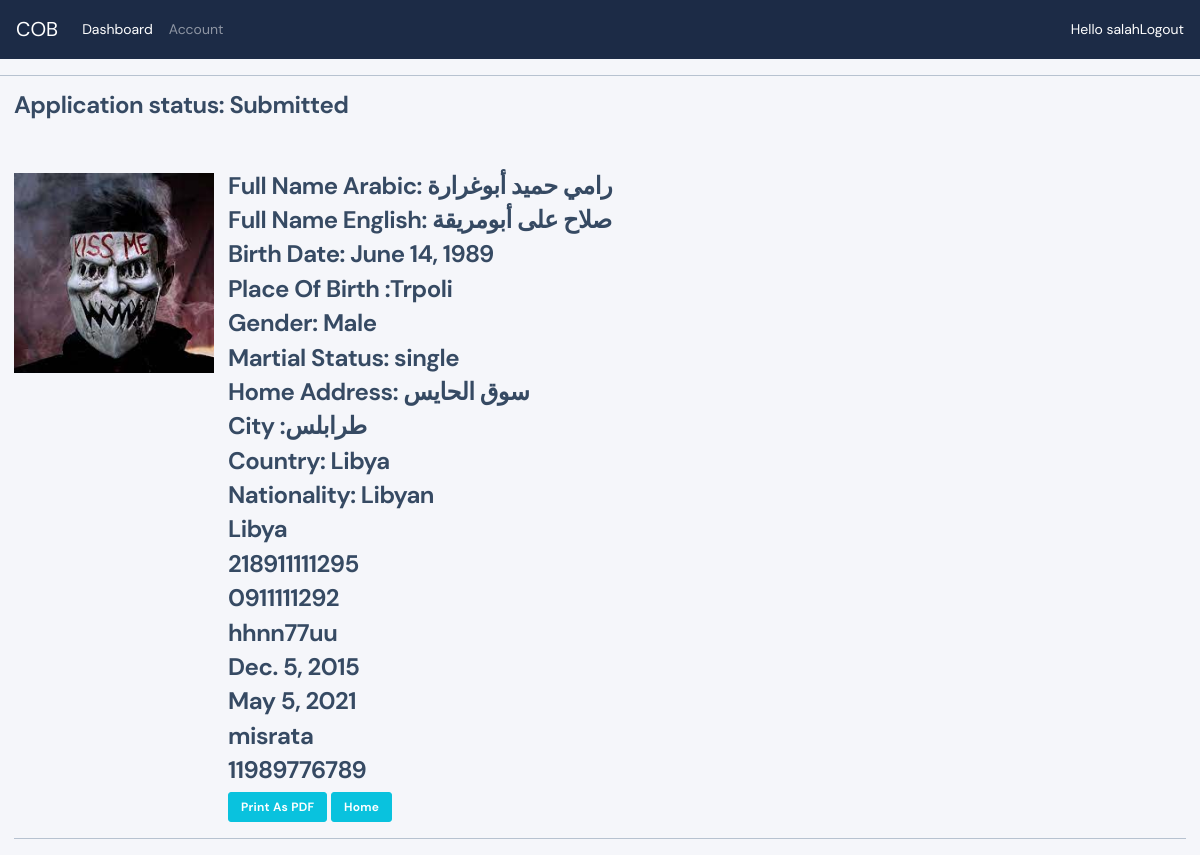
Page /user/view_application/5 (signed in) on the committed database.
### accounts/models.py (models this page shows, shortened)
class NewAccountData(models.Model):
    STATUS = (
        ('not Started', 'not Started'),
        ('Approved', 'Approved'),
        ('Submitted', 'Submitted'),
        ('Please Revise', 'Please Revise'),
        ('Unfinished', 'Unfinished'),
    )
    GENDER = (
        ('Male', 'Male'),
        ('Female', 'Female'),
    )
    SALARY = (
        ('Under 12,000 per year', 'Under 12,000 per year'),
        ('From 12,000 to 25,000 per year', 'From 12,000 to 25,000 per year'),
        ('From 25,000 to 35,000 per year', 'From 25,000 to 35,000 per year'),
        ('From 35,000 to 50,000 per year', 'From 35,000 to 55,000 per year'),
        ('Above 50,000 per year', 'Above 50,000 per year'),
    )
    user = models.OneToOneField(User, blank=True, null=True, on_delete=models.CASCADE)
    First_Name_Arabic = models.CharField(max_length=40, blank=True, null=True)
    Middle_Name_Arabic = models.CharField(max_length=40, blank=True, null=True)
    Last_Name_Arabic = models.CharField(max_length=40, blank=True, null=True)
    First_Name_English = models.CharField(max_length=40, blank=True, null=True)
    Middle_Name_English = models.CharField(max_length=40, blank=True, null=True)
    Last_Name_English = models.CharField(max_length=40, blank=True, null=True)
    Birth_dt = models.DateField(blank=True, null=True)
    PlaceOFBirth = models.CharField(max_length=40, blank=True, null=True)
    Gender = models.CharField(max_length=20, blank=True, null=True, choices=GENDER)
    MartialStatus = models.CharField(max_length=40, blank=True, null=True)
    Home_Address = models.CharField(max_length=40, blank=True,null=True)
    City = models.CharField(max_length=40, default='Tripoli')
    Country = models.CharField(max_length=40, default='Libya')
    Nationality = models.CharField(max_length=40, default='Libyan')
    CountryOfBirth = models.CharField(max_length=40, default='Libya')
    date_Created = models.DateTimeField(auto_now_add=True, blank=True, null=True)
    Email = models.EmailField(max_length=100, blank=True, null=True, unique=True, validators=[validate_email])
    EmployerName = models.CharField(max_length=100, blank=True, null=True)
    Position = models.CharField(max_length=100, blank=True, null=True)
    EmployerSector = models.CharField(max_length=40, blank=True, null=True)
    Salary = models.CharField(max_length=50, blank=True, null=True, choices=SALARY)
    Nationality = models.CharField(max_length=200, blank=True, null=True)
    PhoneNumber1 = models.CharField(
        max_length=100,
        blank=True, null=True,
        unique=True,
        validators=[RegexValidator(
            regex= r'^2189[12456]{1}[0-9]{7}',
            message='incorrect  phone number',
        ),
            ])
    PhoneNumber2 = models.CharField(max_length=100, blank=True, null=True)
    PassportNo = models.CharField(max_length=15, unique=True, blank=True, null=True)
    PassportIssueDate = models.DateField(max_length=40, blank=True, null=True)
    PassportExpiryDate = models.DateField(max_length=40, blank=True, null=True)
    PassportIssueAuthority = models.CharField(max_length=40, blank=True, null=True)
    Nid = models.CharField(
        max_length=11,
        unique=True,
        blank=True, null=True,
        validators=[RegexValidator(
            regex=r'(^1|^2)(19[56789]{1}\d|20[0]\d)[0-9]{6}$',
            message='incorrect  National ID number',
            ),
        ])
    Birth_certificate = models.FileField(upload_to='embark/application_uploads', blank=True, null=True)
    Passport_copy = models.FileField(upload_to='embark/application_uploads', blank=True, null=True)
    Employer_statement = models.FileField(upload_to='embark/application_uploads', blank=True, null=True)
    Personal_pic = models.ImageField(default="default.jpg" ,null=True, blank=True)
    Residence_permit = models.FileField(upload_to='embark/application_uploads',blank=True, null=True)
    VisaNo = models.CharField(max_length=20, unique=True, blank=True, null=True)
    VisaExpiry = models.DateField(max_length=20, blank=True, null=True)
    status = models.CharField(max_length=40, blank=True, null=True, choices=STATUS)

### accounts/decorators.py (the view)
        def wrapper_func(request,*args,**kwargs):
            group = None
            if request.user.groups.exists():
                group = request.user.groups.all()[0].name
            if group in allowed_roles:
                return view_func(request, *args, **kwargs)
            else:
                return HttpResponse('unauthorized')

### accounts/views.py (called while the page is built)
@login_required(login_url='login')
@allowd_users(allowed_roles=['admin'])
def view_application(request,pk):
    customer_application = get_object_or_404(NewAccountData, id=pk)
    context = {
        'customer_application': customer_application
    }
    print('html is rendered')
    return render(request, 'accounts/view_application.html', context)

### templates/accounts/view_application.html
{%extends 'main.html'%}
{%block content%}
<div id="application" class="container-fluid">
<div>
<h4>Application status: {{customer_application.status}}</h4><br><br>
</div>
    <div class="media">
        <img style="height: 200px; width: 200px;" src="{{customer_application.Personal_pic.url}}">
    <div class="media-body">
<div class="container-fluid">
    <h4> Full Name Arabic: {{customer_application.First_Name_Arabic}} {{customer_application.Middle_Name_Arabic}} {{customer_application.Last_Name_Arabic}}</h4>
    <h4>Full Name English: {{customer_application.First_Name_English}} {{customer_application.Middle_Name_English}} {{customer_application.Last_Name_English}}</h4>
    <h4>Birth Date: {{customer_application.Birth_dt}}</h4>
    <h4>Place Of Birth :{{customer_application.PlaceOFBirth}}</h4>
    <h4>Gender: {{customer_application.Gender}}</h4>
    <h4>Martial Status: {{customer_application.MartialStatus}}</h4>
    <h4>Home Address: {{customer_application.Home_Address}}</h4>
    <h4>City :{{customer_application.City}}</h4>
    <h4>Country: {{customer_application.Country}}</h4>
    <h4>Nationality: {{customer_application.Nationality}}</h4>
    <h4>{{customer_application.CountryOfBirth}}</h4>
    <h4>{{customer_application.PhoneNumber1}}</h4>
    <h4>{{customer_application.PhoneNumber2}}</h4>
    <h4>{{customer_application.PassportNo}}</h4>
    <h4>{{customer_application.PassportIssueDate}}</h4>
    <h4>{{customer_application.PassportExpiryDate}}</h4>
    <h4>{{customer_application.PassportIssueAuthority}}</h4>
    <h4>{{customer_application.Nid}}</h4>
    <a class="btn btn-sm btn-info" href="{% url 'save_to_pdf' customer_application.id %}">Print As PDF</a>
    <button id="cmd" onclick="ExportPdf()" class="btn btn-sm btn-info" >Home</button>
</div>
</div>
</div>
{% endblock %}

### templates/navbar.html (shortened to what this page needs)
<nav class="navbar navbar-expand-lg navbar-dark bg-dark">
    <a class="navbar-brand" href="{% url 'user-page' %}">COB</a>
  <div class="collapse navbar-collapse" id="navbarNavAltMarkup">
    <div class="navbar-nav">
      {% if request.user.is_staff%}
      <a class="nav-item nav-link active" href="{% url 'home' %}">Dashboard </a>
      <a class="nav-item nav-link" href="#">Account</a>
      {%endif%}
    </div>
  </div>
  <span style="color:white;">Hello {{request.user}}</span>
  <a style="color:white;" href="{%url 'logout' %}">Logout</a>
</nav>
<hr>

### rows in the picture
NewAccountData: status "Submitted", Personal_pic (picture), First_Name_Arabic "رامي", Middle_Name_Arabic "حميد", Last_Name_Arabic "أبوغرارة", First_Name_English "صلاح", Middle_Name_English "على", Last_Name_English "أبومريقة", Birth_dt "June 14, 1989", PlaceOFBirth "Trpoli", Gender "Male", MartialStatus "single", Home_Address "سوق الحايس", City "طرابلس", Country "Libya", Nationality "Libyan", CountryOfBirth "Libya", PhoneNumber1 "218911111295", PhoneNumber2 "0911111292", PassportNo "hhnn77uu", PassportIssueDate "Dec. 5, 2015", PassportExpiryDate "May 5, 2021", PassportIssueAuthority "misrata", Nid "11989776789"

### other values in the picture
{{ request.user }} "salah"
